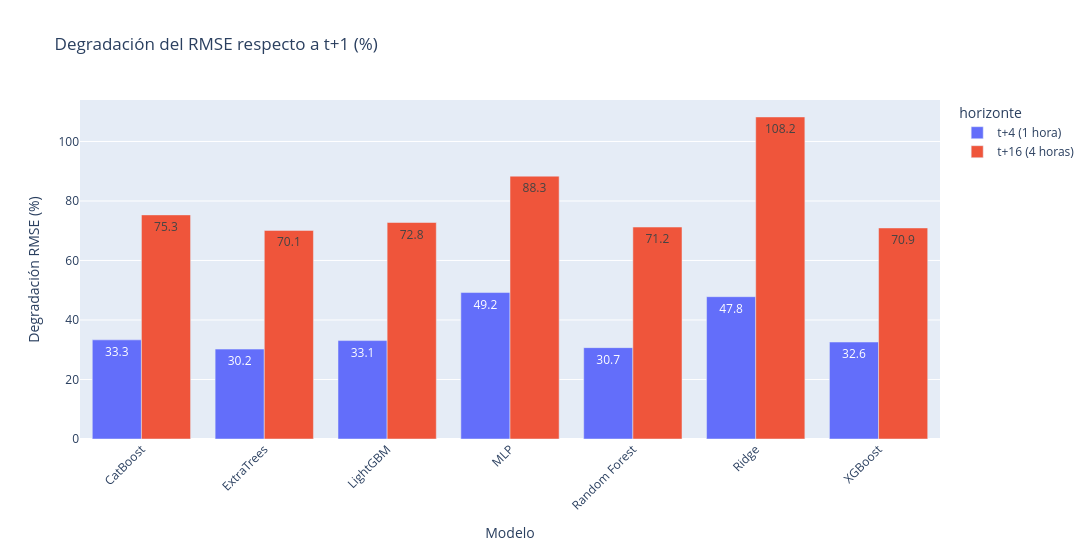

Source (notebook cell):
### Markdown cell above
### 7. Degradación relativa respecto a t+1
Cuánto empeora cada modelo (en %) al pasar de t+1 a horizontes más lejanos.
Un valor elevado indica que el modelo depende en exceso de la información
inmediata del pasado y pierde capacidad predictiva rápido.

### Code cell
base_h1 = (
    df_horizons[df_horizons["horizon_steps"] == 1]
    [["model", "RMSE_luz", "MAE_luz"]]
    .rename(columns={
        "RMSE_luz": "RMSE_h1",
        "MAE_luz": "MAE_h1"
    })
)

df_deg = df_horizons.merge(base_h1, on="model", how="left")

df_deg["RMSE_degradacion_pct"] = (
    (df_deg["RMSE_luz"] - df_deg["RMSE_h1"])
    / df_deg["RMSE_h1"] * 100
)

df_deg["MAE_degradacion_pct"] = (
    (df_deg["MAE_luz"] - df_deg["MAE_h1"])
    / df_deg["MAE_h1"] * 100
)

pivot = df_deg.pivot_table(
    index="model",
    columns="horizonte",
    values="RMSE_degradacion_pct"
).round(1)

print("Degradación relativa del RMSE respecto a t+1 (%):")
print("(positivo = el modelo empeora respecto al horizonte base)\n")
display(pivot)

df_deg_plot = (
    df_deg[df_deg["horizon_steps"] > 1]
    .sort_values(["horizon_steps", "model"])
)

fig = px.bar(
    df_deg_plot,
    x="model",
    y="RMSE_degradacion_pct",
    color="horizonte",
    barmode="group",
    text_auto=".1f",
    title="Degradación del RMSE respecto a t+1 (%)",
    category_orders={
        "horizonte": ["t+4 (1 hora)", "t+16 (4 horas)"]
    },
)

fig.update_layout(
    width=1200,
    height=550,
    yaxis_title="Degradación RMSE (%)",
    xaxis_title="Modelo",
    xaxis_tickangle=-45,
)

fig.show()

robustez = (
    df_deg[df_deg["horizon_steps"] > 1]
    .groupby("model")["RMSE_degradacion_pct"]
    .mean()
    .sort_values()
)

print("\nRanking de robustez temporal:")
print("(menor degradación media = modelo más robusto)\n")

display(
    robustez.to_frame("degradacion_media_pct").round(1)
)

### Figure 1 — Plotly figure (JSON) as saved in the notebook; plotly's stock layout.template omitted (floating-point values rounded to 4 significant figures)
{"data": [{"alignmentgroup": "True", "hovertemplate": "horizonte=t+4 (1 hora)<br>model=%{x}<br>RMSE_degradacion_pct=%{y}<extra></extra>", "legendgroup": "t+4 (1 hora)", "marker": {"color": "#636efa", "pattern": {"shape": ""}}, "name": "t+4 (1 hora)", "offsetgroup": "t+4 (1 hora)", "orientation": "v", "showlegend": true, "textposition": "auto", "texttemplate": "%{y:.1f}", "type": "bar", "x": ["CatBoost", "ExtraTrees", "LightGBM", "MLP", "Random Forest", "Ridge", "XGBoost"], "xaxis": "x", "y": [33.32, 30.21, 33.08, 49.23, 30.71, 47.84, 32.59], "yaxis": "y"}, {"alignmentgroup": "True", "hovertemplate": "horizonte=t+16 (4 horas)<br>model=%{x}<br>RMSE_degradacion_pct=%{y}<extra></extra>", "legendgroup": "t+16 (4 horas)", "marker": {"color": "#EF553B", "pattern": {"shape": ""}}, "name": "t+16 (4 horas)", "offsetgroup": "t+16 (4 horas)", "orientation": "v", "showlegend": true, "textposition": "auto", "texttemplate": "%{y:.1f}", "type": "bar", "x": ["CatBoost", "ExtraTrees", "LightGBM", "MLP", "Random Forest", "Ridge", "XGBoost"], "xaxis": "x", "y": [75.32, 70.12, 72.76, 88.34, 71.24, 108.2, 70.94], "yaxis": "y"}], "layout": {"barmode": "group", "height": 550, "legend": {"title": {"text": "horizonte"}, "tracegroupgap": 0}, "title": {"text": "Degradación del RMSE respecto a t+1 (%)"}, "width": 1200, "xaxis": {"anchor": "y", "domain": [0, 1], "tickangle": -45, "title": {"text": "Modelo"}}, "yaxis": {"anchor": "x", "domain": [0, 1], "title": {"text": "Degradación RMSE (%)"}}}}
